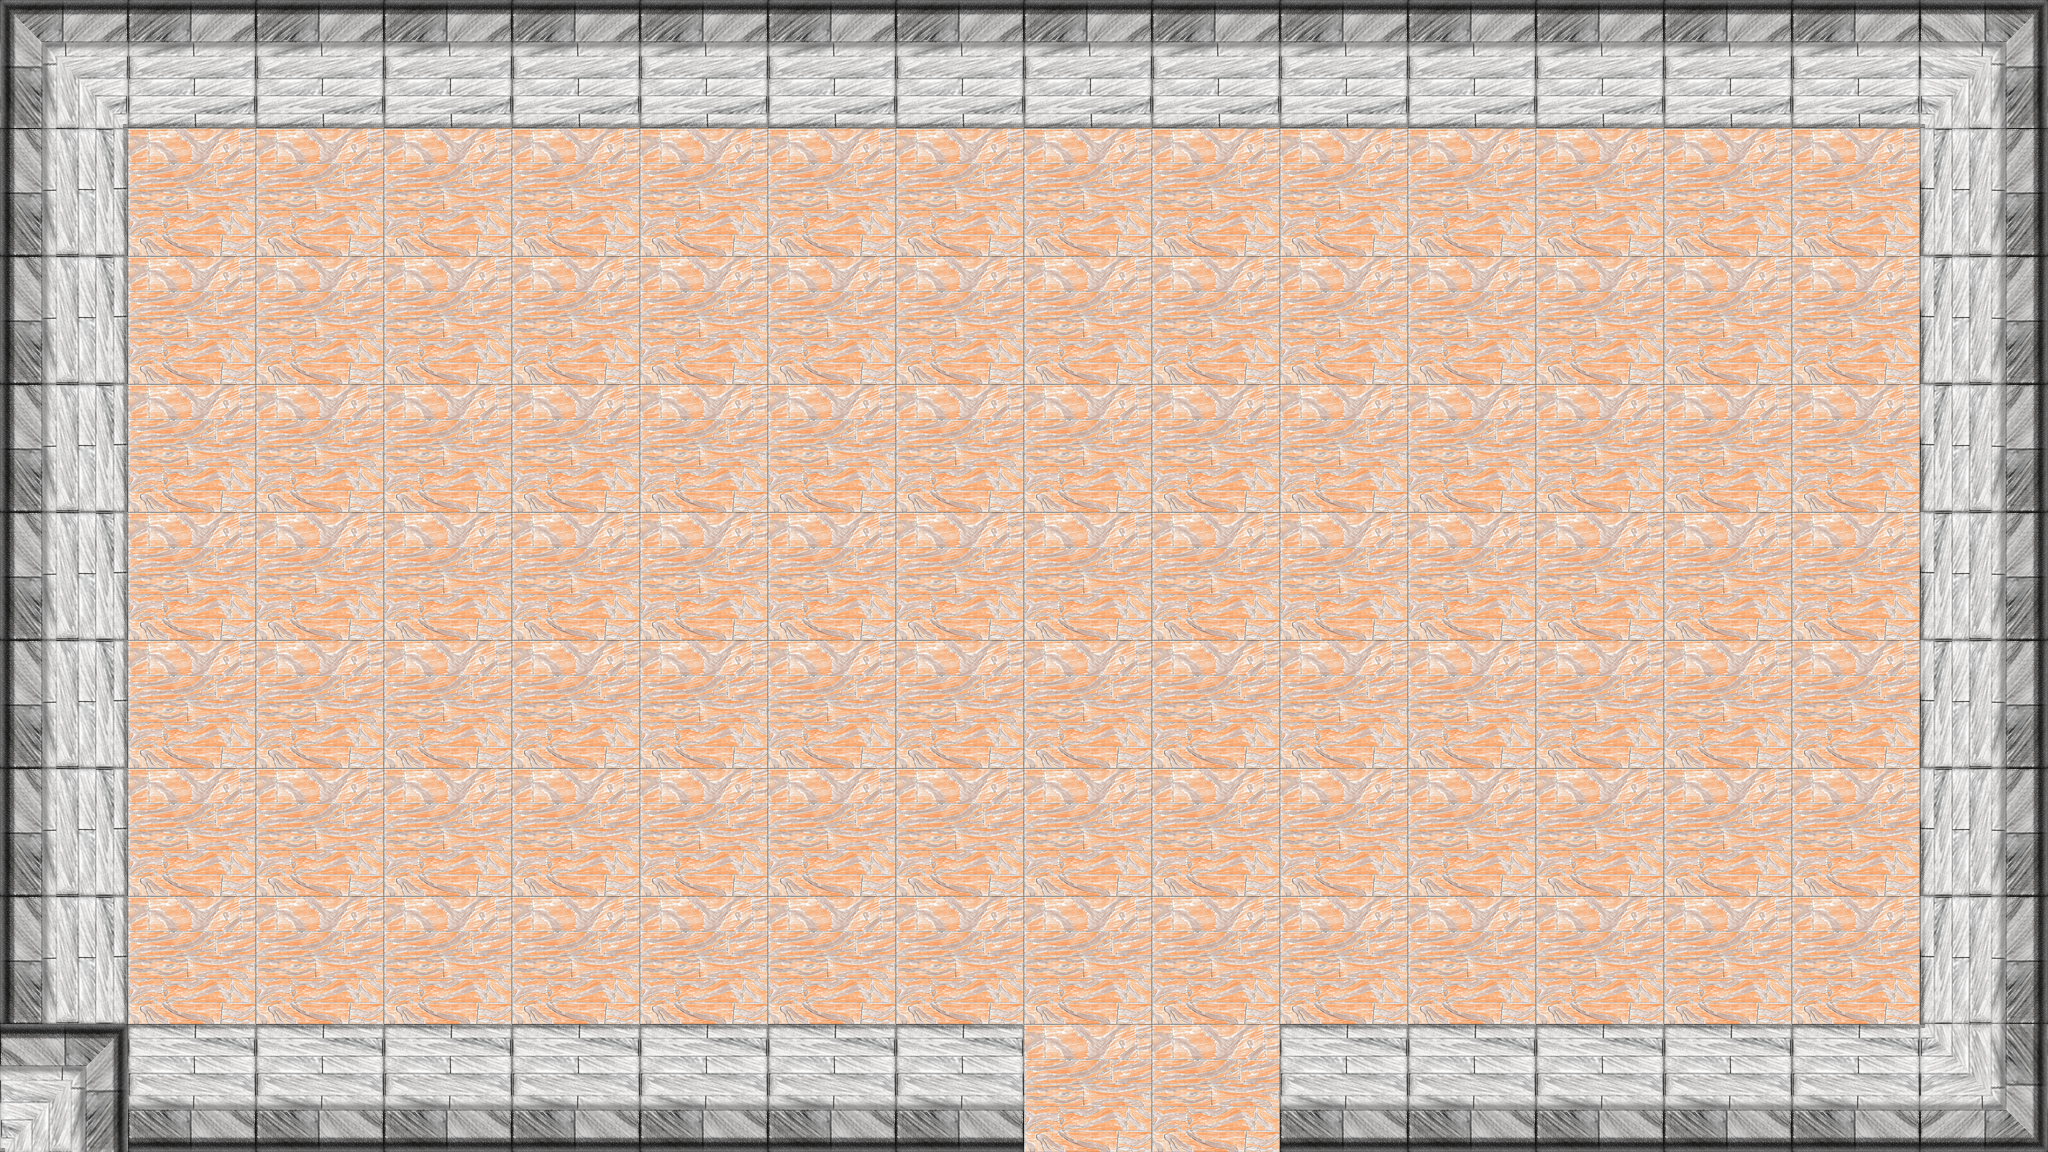

Below is a game level as drawn by its tile map, then a one-line description and the .tmx file that defines it, in full:
An orthogonal 16x9 tile map with 128x128 px tiles, 1 tile layer (Tile Layer 1).

<map version="1.8" tiledversion="1.8.4" orientation="orthogonal" renderorder="right-down" width="16" height="9" tilewidth="128" tileheight="128" infinite="0" nextlayerid="2" nextobjectid="1">
 <tileset firstgid="1" source="../tileSet/Level0.tsx" />
 <layer id="1" name="Tile Layer 1" width="16" height="9">
  <data encoding="csv">
18,10,10,10,10,10,10,10,10,10,10,10,10,10,10,21,
15,22,22,22,22,22,22,22,22,22,22,22,22,22,22,17,
15,22,22,22,22,22,22,22,22,22,22,22,22,22,22,17,
15,22,22,22,22,22,22,22,22,22,22,22,22,22,22,17,
15,22,22,22,22,22,22,22,22,22,22,22,22,22,22,17,
15,22,22,22,22,22,22,22,22,22,22,22,22,22,22,17,
15,22,22,22,22,22,22,22,22,22,22,22,22,22,22,17,
15,22,22,22,22,22,22,22,22,22,22,22,22,22,22,17,
21,16,16,16,16,16,16,16,22,22,16,16,16,16,16,20
</data>
 </layer>
</map>
